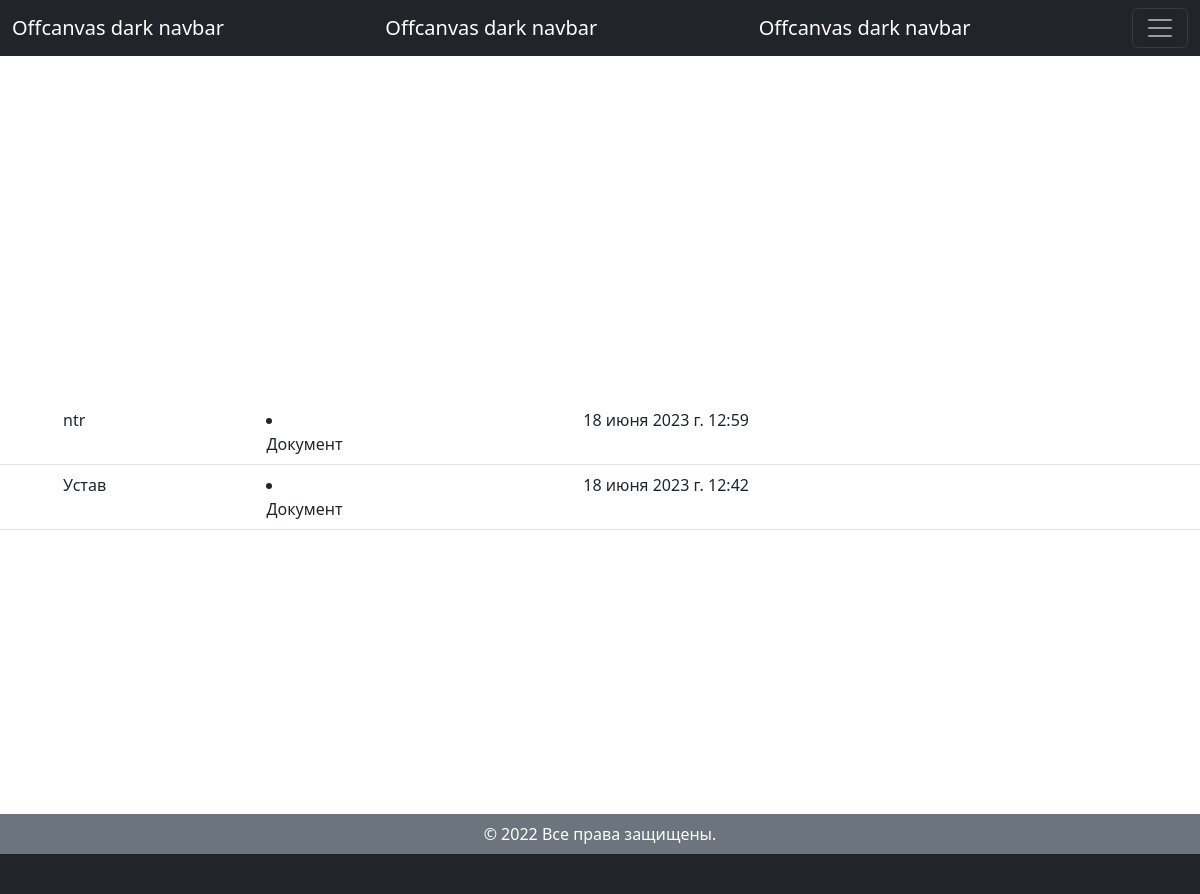
Screenshot of /docs with the database file from the repository.
### main/models.py (models this page shows)
class Document(models.Model):
    nameDocs = models.CharField('Название документа', max_length=300)
    docs = models.FileField('Файл', upload_to='static/docs', blank=True, null=True, default=None)
    dateDocs = models.DateTimeField('Время', auto_now_add=True)
    class Meta:
        verbose_name = 'Документ'
        verbose_name_plural = 'Документы'

### main/views.py (the view)
# urls.py: path('docs', docs, name="docs"),
def docs(request):
    text = {
        "docs": Document.objects.order_by('-dateDocs')[:]
    }
    return render(request, 'main/OurDocs.html', text)

### main/templates/main/OurDocs.html (shortened to what this page needs)
{% extends 'main/base.html' %}
{% load static %}
{% block content %}
    <table class="table">
      <tbody>
   {% for i in docs %}
        <tr>
          <th scope="row"></th>
          <td><p>{{ i.nameDocs }}</p></td>
          <td><li class="nav-item">
            <a class="nav-link" href="{{ i.docs.url }}">Документ</a>
          </li></td>
          <td>{{ i.dateDocs }}</td>
    {% endfor %}
      </tbody>
    </table>
{% endblock %}

### rows the page displays
Document: nameDocs "ntr", dateDocs "18 июня 2023 г. 12:59"
Document: nameDocs "Устав", dateDocs "18 июня 2023 г. 12:42"
